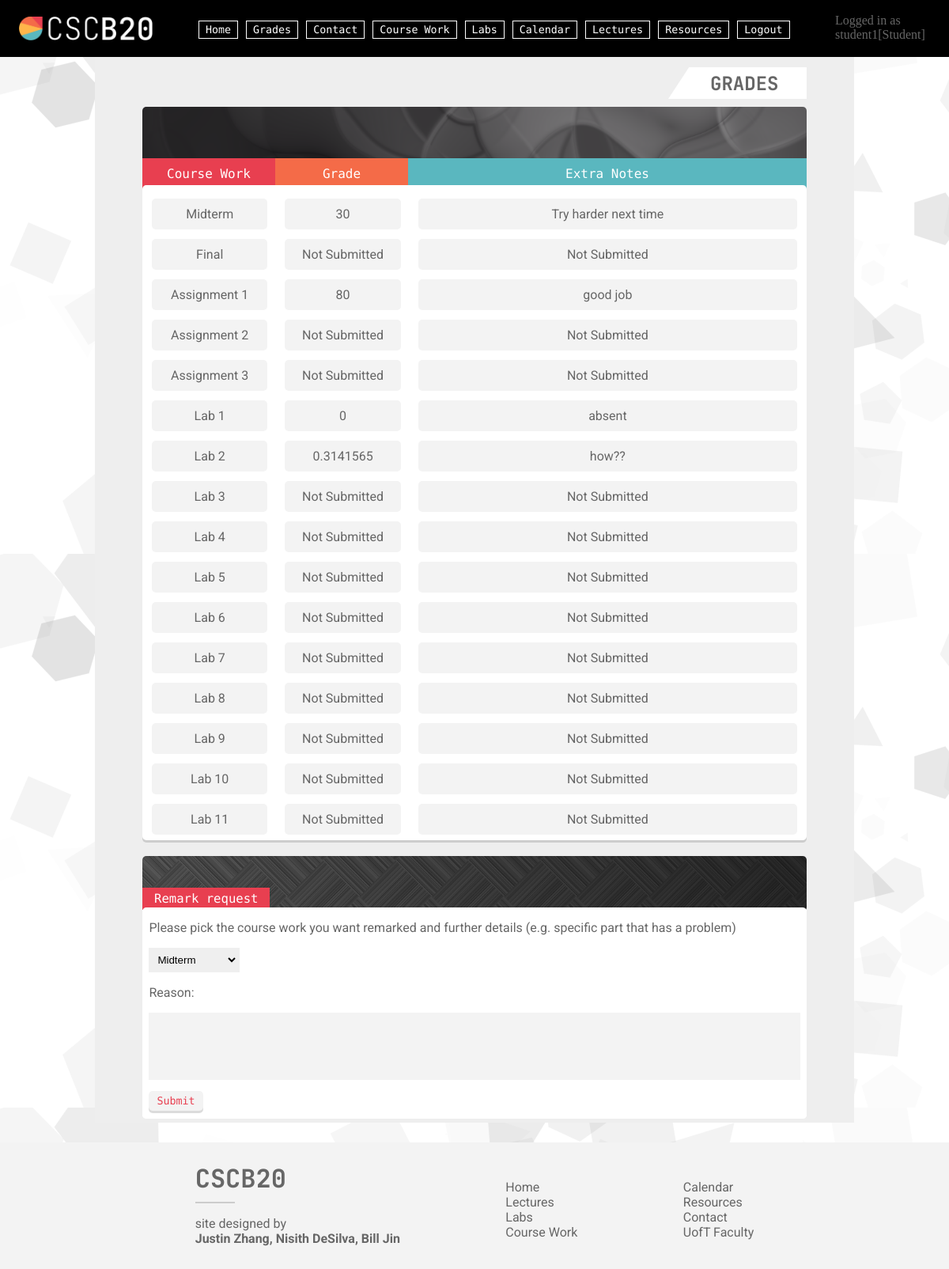
Page /Grades (signed in) on the committed database.
### app.py (models this page shows)
class Notes(db.Model):
    __tablename__ = 'Notes'
    worktype = db.Column(db.String(20), primary_key = True)
    username = db.Column(db.String(20), db.ForeignKey('User.username'), nullable = False, primary_key=True)
    grade = db.Column(db.Integer)
    extraNotes = db.Column(db.Text)

### app.py (the view)
@app.route("/Grades")
def Grades():
    if "user" not in session: return redirect(url_for("login"))
    if session["user"]["clas"]!="Student": return redirect(url_for("Home"))
    grades = {}
    username = session["user"]["username"]
    for i in courseworks:
        q = db.session.query(Notes).filter(Notes.worktype==i, Notes.username==username)
        if q.count()==0:
            grades[i]=gradeEntry("Not Submitted", "Not Submitted")
        else:
            q = q.first()
            grades[i]=gradeEntry(q.grade, q.extraNotes)
    return render_template("Grades.html", user=session["user"], grades=grades, courseworks=courseworks)

### templates/Grades.html (shortened to what this page needs)
<!DOCTYPE html>
<html lang="en" dir="ltr">
    <head>
        <link rel="stylesheet"
              href="{{ url_for('static',filename='styles/index.css') }}">
        <link rel="stylesheet"
              href="{{ url_for('static',filename='styles/Grades.css') }}">
    </head>
    <body>
        {% extends "template.html" %}
        {% block content %}
        <div class="flex-title">
            <div class="title-poly">
                <h2>GRADES</h2>
            </div>
        </div>
        <div class="head-img">
            <img src="/static/res/graphic2.png">
        </div>
        <div id="table-sec">
            <table id="tb-headers">
                <colgroup>
                    <col id="course-work" />
                    <col id="grade" />
                    <col id="notes" />
                </colgroup>
                <tr>
                    <th style="background-color:#e83f50ff">Course Work</th>
                    <th style="background-color:#f46b48ff">Grade</th>
                    <th style="background-color:#5ab7bfff">Extra Notes</th>
                </tr>
            </table>
            <table id="assessments">
                <colgroup>
                    <col id="course-work" />
                    <col id="grade" />
                    <col id="notes" />
                </colgroup>
                {% for i in grades.keys() %}
                <tr>
                    <th><div>{{ i }}</div></th>
                    <th><div>{{ grades[i].grade }}</div></th>
                    <th><div>{{ grades[i].notes }}</div></th>
                </tr>
                {% endfor %}
            </table>
        </div>
        <div class="feeback-sec">
            <img src="/static/res/graphic3.png" class="triangle-img">
            <div class="anon-feedback-title">
                <h3>Remark request</h3>
            </div>
            <div class="feedback-in">
                <p>Please pick the course work you want remarked and further details (e.g. specific part that has a problem)</p>
                <form class="feedback-form" action="{{ url_for('remarkReq') }}" method="POST">
                    <select name="worktype">
                        {% for i in courseworks %}
                        <option value="{{ i }}">{{ i }}</option>
                        {% endfor %}
                    </select>
                    <br />
                    <p>Reason:</p>
                    <textarea name="reason"></textarea>
                    <button type='submit' value="Submit">Submit</button>
                </form>
            </div>
        </div>
        {% endblock %}

### templates/template.html (shortened to what this page needs)
<!DOCTYPE html>
<html lang="en" dir="ltr">
    <head>
        <link rel="stylesheet"
              href="{{ url_for('static',filename='styles/index.css') }}">
        <link rel="stylesheet"
              href="{{ url_for('static',filename='styles/Resources.css') }}">
    </head>
    <body>
        <header class="head">
            <div>
                <a href="{{ url_for('Home') }}">
                    <img src="/static/res/cscb20_w_logo.webp" class="logo">
                </a>
            </div>
            <div>
                <nav class="header-nav">
                    {% if not notlogged %}
                        <a href="{{ url_for("Home") }}" class="head-item">Home</a>
                        {% if user.clas == 'Student' %}
                        <a href="{{ url_for("Grades") }}" class="head-item">Grades</a>
                        <a href="{{ url_for("Contact") }}" class="head-item">Contact</a>
                        {% else %}
                        <a href="{{ url_for("ReMarks") }}" class="head-item">Remarks</a>
                        <a href="{{ url_for("Marks") }}" class="head-item">Marks</a>
                        <a href="{{ url_for("Feedback") }}" class="head-item">Feedback</a>
                        {% endif %}
                        <a href="{{ url_for("CourseWork") }}" class="head-item">Course Work</a>
                        <a href="{{ url_for("Labs") }}" class="head-item">Labs</a>
                        <a href="{{ url_for("Calendar") }}" class="head-item">Calendar</a>
                        <a href="{{ url_for("Lectures") }}" class="head-item">Lectures</a>
                        <a href="{{ url_for("Resources") }}" class="head-item">Resources</a>
                        <a href="{{ url_for("Logout") }}" class="head-item">Logout</a>
                    {% endif %}
                </nav>
            </div>
            {% if not notlogged %}
            <p>Logged in as {{ user.username }}[{{ user.clas }}]</p>
            {% endif %}
        </header>
        <div class="body">
            {% block content %}
            {% endblock %}
        </div>
        <footer class="foot">
            <div>
                <h1 id="footer-logo">CSCB20</h1>
                <hr style="width:50px;
                           text-align:left;
                           margin-left:0;
                           height:2px;
                           background-color:#cccccc;
                           border-width:0">
                <p>
                    site designed by
                    <br>
                    <b>Justin Zhang, Nisith DeSilva, Bill Jin</b>
                </p>
            </div>
            <div class="footer-item">
                {% if not notlogged%}
                <a href="{{ url_for('Home') }}">Home</a>
                <br>
                <a href="{{ url_for('Lectures') }}">Lectures</a>
                <br>
                <a href="{{ url_for('Labs') }}">Labs</a>
                <br>
                <a href="{{ url_for('CourseWork') }}">Course Work</a>
                {% endif %}
            </div>
            <div class="footer-item">
                {% if not notlogged%}
                <a href="{{ url_for('Calendar') }}">Calendar</a>
                <br>
                <a href="{{ url_for('Resources') }}">Resources</a>
                <br>
                {% if not notlogged %}
                {% if user.clas=="Student" %}
                <a href="{{ url_for('Contact') }}">Contact</a>
                {% else %}
                <a href="{{ url_for('Marks') }}">Marks</a>
                {% endif %}
                {% endif%}
                <br>
                <a href="https://web.cs.toronto.edu/people/faculty-directory">UofT Faculty</a>
                {% endif %}
            </div>
        </footer>
    </body>
</html>

### static/styles/index.css (style rules this page uses)
:root { --header-width:80vw; --header-left:10vw; }
body { min-height: 100vh; height: fit-content; display: flex; flex-direction: column; padding:0px; margin:0px; overflow-x: hidden; transition-duration: 0s; background-image: url("../res/bgw.webp") }
p { color: #666666; }
.foot p { font-family: "Roboto"; }
.foot { margin-top: 25px; min-height:150px; flex:0; display: flex; justify-content: space-around; padding-left: 15%; padding-right: 15%; padding-top: 10px; background-color: #f3f3f3ff; align-items: center; box-shadow: 0px 3px rgb(205, 205, 205); z-index: 1000000; }
#footer-logo { font-family: "JetBrains Mono"; color: #666666; padding: 0%; margin: 0px; }
.footer-item { text-decoration: none; font-family: "Roboto"; font-weight: normal; }
.footer-item a { color: #666666; text-decoration: none; }
.body { width: calc(var(--header-width) - 10%); padding-left: 5%; padding-right: 5%; margin-left: auto; margin-right: auto; padding-top: 75px; flex: 1; background-color: #eeeeee; height: fit-content; padding-bottom: 5px; }
.header-nav { display: flex; justify-content:space-between; width: fit-content; }
.head { align-items: center; height:50px; display: flex; justify-content:space-between; position: fixed; width: 96vw; padding-left: 2vw; padding-right: 2vw; padding-top: 10px; padding-bottom: 10px; border-bottom: 2px solid black; overflow: hidden; background-color: #000000; z-index: 800; left: 0px; }
.head div { margin-top: 5px; }
.head-item { transition-duration: 0.2s; position: relative; text-decoration: none; width: fit-content; margin-left: 5px; margin-right: 5px; padding: 3px; padding-left: 8px; padding-right: 8px; text-align: center; font-family: 'Fragment Mono'; font-size: smaller; color: #FFFFFF; border: #FFFFFF solid 1px; }
.logo { height: 30px; }
.head p { width: 10vw; }

### static/styles/Grades.css (style rules this page uses)
.feeback-sec { font-family: 'Roboto'; margin-top: 10px; width: 100%; position: relative; height: fit-content; background-color: white; border-radius: 5px; }
.triangle-img { float: left; position: absolute; width: 100%; height: var(--triangle-height); border-radius: 5px; margin-bottom: 0px; object-fit: cover; z-index: 0; }
.feedback-in { padding-left: 1%; padding-right: 1%; position: inherit; display: inline-block; margin-top: calc(var(--triangle-height) - 5px); width: 98%; height: 100%; border-radius: 5px; background-color: white; padding-bottom: 5px; }
.feedback-form { display: inline-block; width: 100%; }
.feedback-form textarea { font-family: 'Roboto'; padding: 5px; margin: 0px; width: calc(100% - 10px); height: 75px; resize: none; border: none; background-color: #f3f3f3ff; margin-bottom: 10px; }
.feedback-form button { border: none; cursor: pointer; padding-left: 10px; padding-right: 10px; padding-top: 5px; padding-bottom: 5px; margin-bottom: 5px; border-radius: 5px; box-shadow: 0px 3px rgba(0, 0, 0, 0.14); font-family: "Fragment Mono", monospace; background-color: #f3f3f3ff; color: #e83f50; transition-duration: 0.1s; }
.anon-feedback-title { top:calc(var(--triangle-height) - 30px); float: left; position: absolute; font-size: smaller; height: fit-content; color: white; padding: 5px; padding-left: 15px; padding-right: 15px; background-color: #e83f50ff; }
.anon-feedback-title h3 { margin: 0px; padding: 0px; font-family: 'Fragment Mono', monospace; font-weight: lighter; }
.feedback-form select { border: 2px transparent solid; padding: 5px; }
#assessments { width: 100%; position: relative; top: -10px; table-layout: fixed; background-color: #FFFFFF; border-radius: 5px; font-family: 'Roboto'; color: #666666; font-weight: lighter; padding-top: 10px; box-shadow: 0px 3px rgb(205, 205, 205); z-index: 20; }
#assessments th { padding: 5px 10px; }
#assessments div { background-color: #f3f3f3ff; border-radius: 5px; padding: 10px 0px; font-weight: normal; }
#course-work { width: 20%; }
#grade { width: 20%; }
#tb-headers { width: 100%; table-layout: fixed; border-radius: 5px; font-family: "Fragment Mono", monospace; color: white; border-spacing: 0px; padding-bottom: 0px; z-index: 10; position: relative; top: -5px; }
#tb-headers th { padding: 10px 0px; font-weight: lighter; }
.head-img { display: flex; width: 100%; align-items: center; justify-content: center; }
.head-img img { width: 100%; object-fit: cover; height: var(--triangle-height); border-radius: 5px; }

### rows in the picture
Notes: worktype "Midterm", grade "30", extraNotes "Try harder next time"
Notes: worktype "Assignment 1", grade "80", extraNotes "good job"
Notes: worktype "Lab 1", grade "0", extraNotes "absent"
Notes: grade "0.3141565", extraNotes "how??"

### other values in the picture
{{ user.username }} "student1"
{{ user.clas }} "Student"
{{ i }} "Final" "Assignment 2" "Assignment 3" "Lab 2" "Lab 3" "Lab 4" "Lab 5" "Lab 6" "Lab 7" "Lab 8" "Lab 9" "Lab 10" "Lab 11"
{{ grades[i].grade }} "Not Submitted" "Not Submitted" "Not Submitted" "Not Submitted" "Not Submitted" "Not Submitted" "Not Submitted" "Not Submitted" "Not Submitted" "Not Submitted" "Not Submitted" "Not Submitted"
{{ grades[i].notes }} "Not Submitted" "Not Submitted" "Not Submitted" "Not Submitted" "Not Submitted" "Not Submitted" "Not Submitted" "Not Submitted" "Not Submitted" "Not Submitted" "Not Submitted" "Not Submitted"
form field worktype "Midterm"
